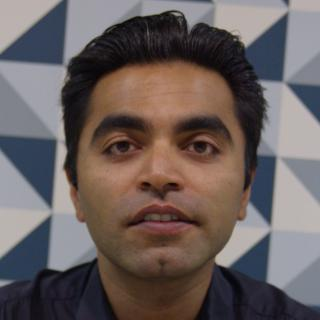
#> input picture assignment_2/019.jpg, 320 x 320 px
$ python wiener.py
#> lines starting #> are read from the running program, lines starting #| are printed output that depends on the picture; after the words box and inside, x2 and y2 are one past the last pixel; in counts of white or black regions, pixels touching at a corner belong together
import matplotlib.pyplot as plt
import numpy as np
from numpy import fft
import math
import cv2


# 仿真运动模糊
def motion_process(image_size, motion_angle):
    PSF = np.zeros(image_size)
    print(image_size)
    center_position = (image_size[0] - 1) / 2
    print(center_position)

    slope_tan = math.tan(motion_angle * math.pi / 180)
    slope_cot = 1 / slope_tan
    if slope_tan <= 1:
        for i in range(15):
            offset = round(i * slope_tan)  # ((center_position-i)*slope_tan)
            PSF[int(center_position + offset), int(center_position - offset)] = 1
        return PSF / PSF.sum()  # 对点扩散函数进行归一化亮度
    else:
        for i in range(15):
            offset = round(i * slope_cot)
            PSF[int(center_position - offset), int(center_position + offset)] = 1
        return PSF / PSF.sum()


# 对图片进行运动模糊
def make_blurred(input, PSF, eps):
    input_fft = fft.fft2(input)  # 进行二维数组的傅里叶变换
    PSF_fft = fft.fft2(PSF) + eps
    blurred = fft.ifft2(input_fft * PSF_fft)
    blurred = np.abs(fft.fftshift(blurred))
    return blurred


def inverse(input, PSF, eps):  # 逆滤波
    input_fft = fft.fft2(input)
    PSF_fft = fft.fft2(PSF) + eps  # 噪声功率，这是已知的，考虑epsilon
    result = fft.ifft2(input_fft / PSF_fft)  # 计算F(u,v)的傅里叶反变换
    result = np.abs(fft.fftshift(result))
    return result


def wiener(input, PSF, eps, K=0.01):  # 维纳滤波，K=0.01
    input_fft = fft.fft2(input)
    PSF_fft = fft.fft2(PSF) + eps
    PSF_fft_1 = np.conj(PSF_fft) / (np.abs(PSF_fft) ** 2 + K)
    result = fft.ifft2(input_fft * PSF_fft_1)
    result = np.abs(fft.fftshift(result))
    return result

def wiener_Nk(input, PSF, eps):  # 维纳滤波，K=0.01
    input_fft = fft.fft2(input)
    PSF_fft = fft.fft2(PSF) + eps
    PSF_fft_1 = np.conj(PSF_fft) / (np.abs(PSF_fft) ** 2)
    result = fft.ifft2(input_fft * PSF_fft_1)
    result = np.abs(fft.fftshift(result))
    return result

def normal(array):
    array = np.where(array < 0, 0, array)
    array = np.where(array > 255, 255, array)
    array = array.astype(np.int16)
    return array


def main(gray):
    channel = []
    img_h, img_w = gray.shape[:2]
    PSF = motion_process((img_h, img_w), 60)  # 进行运动模糊处理
    blurred = np.abs(make_blurred(gray, PSF, 1e-3))

    result_blurred = inverse(blurred, PSF, 1e-3)  # 逆滤波
    result_wiener = wiener(blurred, PSF, 1e-3)  # 维纳滤波
    result_wiener_Nk = wiener_Nk(blurred, PSF, 1e-3)  # 维纳滤波

    blurred_noisy = blurred + 0.1 * blurred.std() * \
                    np.random.standard_normal(blurred.shape)  # 添加噪声,standard_normal产生随机的函数
    inverse_mo2no = inverse(blurred_noisy, PSF, 0.1 + 1e-3)  # 对添加噪声的图像进行逆滤波
    wiener_mo2no = wiener(blurred_noisy, PSF, 0.1 + 1e-3)  # 对添加噪声的图像进行维纳滤波
    wiener_mo2no_Nk = wiener_Nk(blurred_noisy, PSF, 0.1 + 1e-3)  # 对添加噪声的图像进行维纳滤波
    channel.append((normal(blurred), normal(result_blurred), normal(result_wiener), normal(result_wiener_Nk),
                    normal(blurred_noisy), normal(inverse_mo2no), normal(wiener_mo2no), normal(wiener_mo2no_Nk)))
    return channel


if __name__ == '__main__':
    image = cv2.imread('./019.jpg')
#> image is the input picture: shape (320, 320, 3); mean B, G, R 93.6, 95, 105.8
    b_gray, g_gray, r_gray = cv2.split(image.copy())
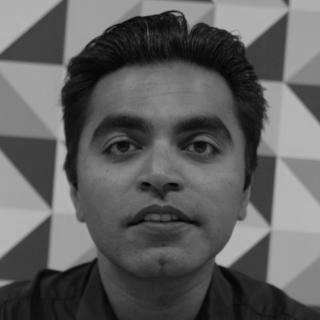
#> g_gray: shape (320, 320); min 0, max 186, mean 95
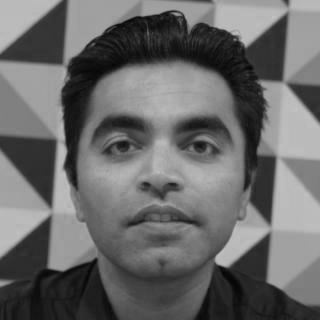
#> r_gray: shape (320, 320); min 3, max 197, mean 105.8

    Result = []
    for gray in [b_gray, g_gray, r_gray]:
        channel = main(gray)
        Result.append(channel)
#> this loop made 3 passes
#| (320, 320)
#| 159.5
#| (320, 320)
#| 159.5
#| (320, 320)
#| 159.5
#> pass 1, in main, `PSF = motion_process((img_h, img_w), 60)`:
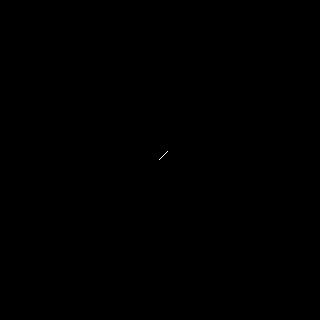
#> PSF: shape (320, 320) float64; values 0 (black) and 0.111 (white), 0.01% white in thin lines or dots, all inside (x1, y1, x2, y2) = (159, 151, 168, 160)
#> pass 1, in make_blurred, `blurred = np.abs(fft.fftshift(blurred))`:
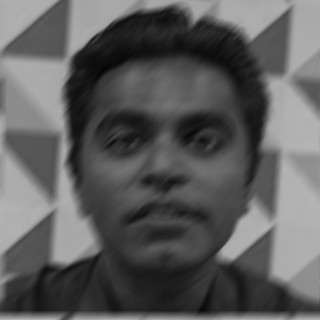
#> blurred: shape (320, 320) float64; min 4.41, max 180.9, mean 93.7
#> after the loop, Result = 3 items
    blurred = cv2.merge([Result[0][0][0], Result[1][0][0], Result[2][0][0]])
#> blurred: shape (320, 320, 3) int16
    result_blurred = cv2.merge([Result[0][0][1], Result[1][0][1], Result[2][0][1]])
    result_wiener = cv2.merge([Result[0][0][2], Result[1][0][2], Result[2][0][2]])
    result_wiener_Nk = cv2.merge([Result[0][0][3], Result[1][0][3], Result[2][0][3]])
    blurred_noisy = cv2.merge([Result[0][0][4], Result[1][0][4], Result[2][0][4]])
    inverse_mo2no = cv2.merge([Result[0][0][5], Result[1][0][5], Result[2][0][5]])
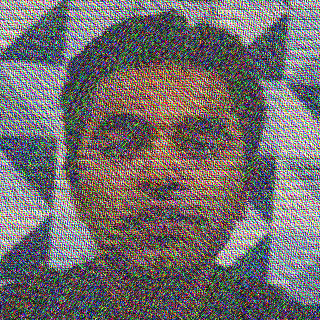
#> inverse_mo2no: shape (320, 320, 3) int16; mean of channels 0, 1, 2 108.8, 108.4, 114; drawn as B, G, R
    wiener_mo2no = cv2.merge([Result[0][0][6], Result[1][0][6], Result[2][0][6]])
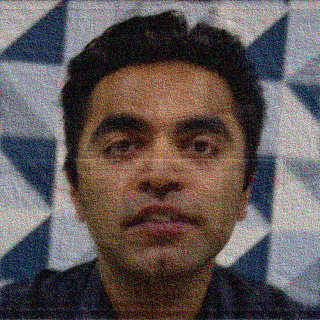
#> wiener_mo2no: shape (320, 320, 3) int16; mean of channels 0, 1, 2 85.4, 86.6, 96.1; drawn as B, G, R
    wiener_mo2no_Nk = cv2.merge([Result[0][0][7], Result[1][0][7], Result[2][0][7]])

    # ========= 可视化 ==========
    plt.figure(1)
    plt.xlabel("Original Image")
    plt.imshow(np.flip(image, axis=2))  # 显示原图像

    plt.figure(2)
    plt.figure(figsize=(8, 6.5))
    imgNames = {"make_blurred": blurred,
                # "inverse deblurred:运动模糊-逆滤波": result_blurred,
                "make_blurred-k=0.01": result_wiener,
                "make_blurred-k=NONE": result_wiener_Nk,
                "make_blurred+random noise": blurred_noisy,
                # "inverse_mo2no": inverse_mo2no,
                'random noise-k=0.01': wiener_mo2no,
                'random noise-k=NONE': wiener_mo2no_Nk}
    for i, (key, imgName) in enumerate(imgNames.items()):
        plt.subplot(231 + i)
        plt.xlabel(key)
        plt.imshow(np.flip(imgName, axis=2))
#> this loop made 6 passes
#> key on passes 1 to 6: 'make_blurred', 'make_blurred-k=0.01', 'make_blurred-k=NONE', 'make_blurred+random noise', 'random noise-k=0.01', 'random noise-k=NONE'
    plt.show()
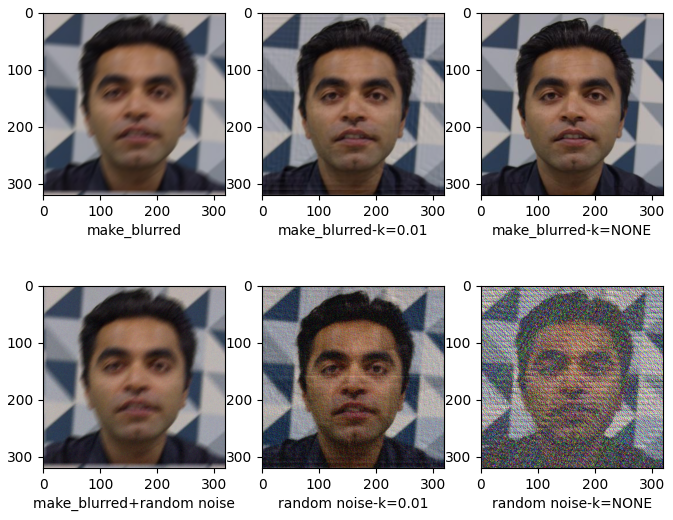
#> figure drawn by matplotlib, 6 panels
